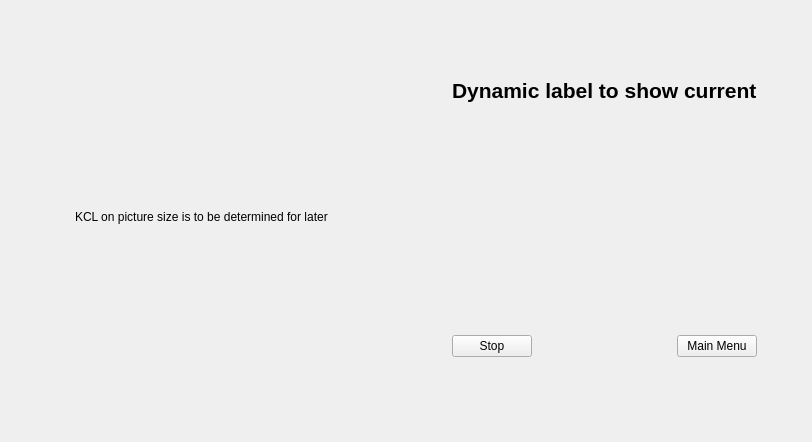
    <widget class="QWidget" name="KCL_ON">
     <widget class="QWidget" name="">
      <property name="geometry">
       <rect>
        <x>2</x>
        <y>2</y>
        <width>801</width>
        <height>431</height>
       </rect>
      </property>
      <layout class="QGridLayout" name="gridLayout_15">
       <item row="0" column="0">
        <layout class="QGridLayout" name="gridLayout_14">
         <item row="0" column="0">
          <spacer name="horizontalSpacer_27">
           <property name="orientation">
            <enum>Qt::Horizontal</enum>
           </property>
           <property name="sizeHint" stdset="0">
            <size>
             <width>40</width>
             <height>20</height>
            </size>
           </property>
          </spacer>
         </item>
         <item row="0" column="1">
          <widget class="QLabel" name="C">
           <property name="text">
            <string>&lt;html&gt;&lt;head/&gt;&lt;body&gt;&lt;p&gt;KCL on picture size is to be determined for later&lt;/p&gt;&lt;/body&gt;&lt;/html&gt;</string>
           </property>
          </widget>
         </item>
         <item row="0" column="2">
          <spacer name="horizontalSpacer_28">
           <property name="orientation">
            <enum>Qt::Horizontal</enum>
           </property>
           <property name="sizeHint" stdset="0">
            <size>
             <width>40</width>
             <height>20</height>
            </size>
           </property>
          </spacer>
         </item>
        </layout>
       </item>
       <item row="0" column="1">
        <layout class="QGridLayout" name="gridLayout_13">
         <item row="0" column="2">
          <spacer name="verticalSpacer_28">
           <property name="orientation">
            <enum>Qt::Vertical</enum>
           </property>
           <property name="sizeHint" stdset="0">
            <size>
             <width>20</width>
             <height>40</height>
            </size>
           </property>
          </spacer>
         </item>
         <item row="1" column="0">
          <spacer name="horizontalSpacer_29">
           <property name="orientation">
            <enum>Qt::Horizontal</enum>
           </property>
           <property name="sizeHint" stdset="0">
            <size>
             <width>40</width>
             <height>20</height>
            </size>
           </property>
          </spacer>
         </item>
         <item row="1" column="1" colspan="3">
          <widget class="QLabel" name="Dynamic_current_KCL">
           <property name="text">
            <string>&lt;html&gt;&lt;head/&gt;&lt;body&gt;&lt;p&gt;&lt;span style=&quot; font-size:16pt; font-weight:600;&quot;&gt;Dynamic label to show current&lt;/span&gt;&lt;/p&gt;&lt;/body&gt;&lt;/html&gt;</string>
           </property>
          </widget>
         </item>
         <item row="1" column="4">
          <spacer name="horizontalSpacer_30">
           <property name="orientation">
            <enum>Qt::Horizontal</enum>
           </property>
           <property name="sizeHint" stdset="0">
            <size>
             <width>40</width>
             <height>20</height>
            </size>
           </property>
          </spacer>
         </item>
         <item row="2" column="2">
          <spacer name="verticalSpacer_29">
           <property name="orientation">
            <enum>Qt::Vertical</enum>
           </property>
           <property name="sizeHint" stdset="0">
            <size>
             <width>20</width>
             <height>40</height>
            </size>
           </property>
          </spacer>
         </item>
         <item row="3" column="2">
          <spacer name="verticalSpacer_30">
           <property name="orientation">
            <enum>Qt::Vertical</enum>
           </property>
           <property name="sizeHint" stdset="0">
            <size>
             <width>20</width>
             <height>40</height>
            </size>
           </property>
          </spacer>
         </item>
         <item row="4" column="2">
          <spacer name="verticalSpacer_31">
           <property name="orientation">
            <enum>Qt::Vertical</enum>
           </property>
           <property name="sizeHint" stdset="0">
            <size>
             <width>20</width>
             <height>40</height>
            </size>
           </property>
          </spacer>
         </item>
         <item row="5" column="0">
          <spacer name="horizontalSpacer_31">
           <property name="orientation">
            <enum>Qt::Horizontal</enum>
           </property>
           <property name="sizeHint" stdset="0">
            <size>
             <width>40</width>
             <height>20</height>
            </size>
           </property>
          </spacer>
         </item>
         <item row="5" column="1">
          <widget class="QPushButton" name="Stop_KCL">
           <property name="text">
            <string>Stop</string>
           </property>
          </widget>
         </item>
         <item row="5" column="2">
          <spacer name="horizontalSpacer_45">
           <property name="orientation">
            <enum>Qt::Horizontal</enum>
           </property>
           <property name="sizeHint" stdset="0">
            <size>
             <width>40</width>
             <height>20</height>
            </size>
           </property>
          </spacer>
         </item>
         <item row="5" column="3">
          <widget class="QPushButton" name="Main_Menu_KCL_On">
           <property name="text">
            <string>Main Menu</string>
           </property>
          </widget>
         </item>
         <item row="5" column="4">
          <spacer name="horizontalSpacer_32">
           <property name="orientation">
            <enum>Qt::Horizontal</enum>
           </property>
           <property name="sizeHint" stdset="0">
            <size>
             <width>40</width>
             <height>20</height>
            </size>
           </property>
          </spacer>
         </item>
         <item row="6" column="2">
          <spacer name="verticalSpacer_32">
           <property name="orientation">
            <enum>Qt::Vertical</enum>
           </property>
           <property name="sizeHint" stdset="0">
            <size>
             <width>20</width>
             <height>40</height>
            </size>
           </property>
          </spacer>
         </item>
        </layout>
       </item>
      </layout>
     </widget>
    </widget>
